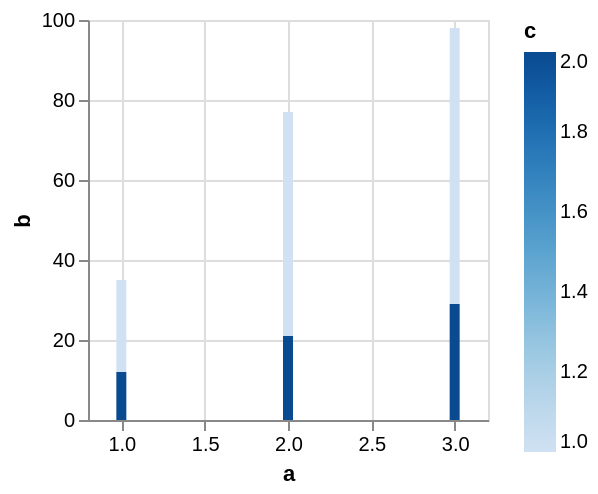

Vega-Lite specification stored for this chart:
### Vega specification from a JSON file in a GitHub repository (floating-point values rounded to 4 significant figures)
{"$schema": "https://vega.github.io/schema/vega/v5.json", "description": "Testing invalid", "background": "white", "padding": 5, "width": 200, "height": 200, "style": "cell", "data": [{"name": "source_0", "values": [{"a": 1, "b": 15, "c": 1}, {"a": 2, "b": 25, "c": 1}, {"a": 3, "b": 20, "c": 1}, {"a": 1, "b": 12, "c": 2}, {"a": 2, "b": 21, "c": 2}, {"a": 3, "b": 29, "c": 2}, {"a": 1, "b": 8, "c": null}, {"a": 2, "b": 31, "c": null}, {"a": 3, "b": 49, "c": null}]}, {"name": "data_0", "source": "source_0", "transform": [{"type": "stack", "groupby": ["a"], "field": "b", "sort": {"field": ["c"], "order": ["descending"]}, "as": ["b_start", "b_end"], "offset": "zero"}]}], "marks": [{"name": "marks", "type": "rect", "style": ["bar"], "from": {"data": "data_0"}, "encode": {"update": {"fill": [{"test": "!isValid(datum[\"c\"]) || !isFinite(+datum[\"c\"])", "signal": "scale('color', inrange(0, domain('color')) ? 0 : domain('color')[0])"}, {"scale": "color", "field": "c"}], "tooltip": {"signal": "{\"a\": !isValid(datum[\"a\"]) || !isFinite(+datum[\"a\"]) ? \"\" + datum[\"a\"] : format(datum[\"a\"], \"\"), \"b\": !isValid(datum[\"b\"]) || !isFinite(+datum[\"b\"]) ? \"\" + datum[\"b\"] : format(datum[\"b\"], \"\"), \"c\": !isValid(datum[\"c\"]) || !isFinite(+datum[\"c\"]) ? \"\" + datum[\"c\"] : format(datum[\"c\"], \"\")}"}, "ariaRoleDescription": {"value": "bar"}, "description": {"signal": "\"a: \" + (!isValid(datum[\"a\"]) || !isFinite(+datum[\"a\"]) ? \"\" + datum[\"a\"] : format(datum[\"a\"], \"\")) + \"; b: \" + (!isValid(datum[\"b\"]) || !isFinite(+datum[\"b\"]) ? \"\" + datum[\"b\"] : format(datum[\"b\"], \"\")) + \"; c: \" + (!isValid(datum[\"c\"]) || !isFinite(+datum[\"c\"]) ? \"\" + datum[\"c\"] : format(datum[\"c\"], \"\"))"}, "xc": [{"test": "!isValid(datum[\"a\"]) || !isFinite(+datum[\"a\"])", "signal": "scale('x', inrange(0, domain('x')) ? 0 : domain('x')[0])"}, {"scale": "x", "field": "a"}], "width": {"value": 5}, "y": {"scale": "y", "field": "b_end"}, "y2": {"scale": "y", "field": "b_start"}}}}], "scales": [{"name": "x", "type": "linear", "domain": {"data": "data_0", "field": "a"}, "range": [0, {"signal": "width"}], "nice": true, "zero": false, "padding": 5}, {"name": "y", "type": "linear", "domain": {"data": "data_0", "fields": ["b_start", "b_end"]}, "range": [{"signal": "height"}, 0], "nice": true, "zero": true}, {"name": "color", "type": "linear", "domain": {"data": "data_0", "field": "c"}, "range": "ramp", "interpolate": "hcl", "zero": false}], "axes": [{"scale": "x", "orient": "bottom", "gridScale": "y", "grid": true, "tickCount": {"signal": "ceil(width/40)"}, "domain": false, "labels": false, "aria": false, "maxExtent": 0, "minExtent": 0, "ticks": false, "zindex": 0}, {"scale": "y", "orient": "left", "gridScale": "x", "grid": true, "tickCount": {"signal": "ceil(height/40)"}, "domain": false, "labels": false, "aria": false, "maxExtent": 0, "minExtent": 0, "ticks": false, "zindex": 0}, {"scale": "x", "orient": "bottom", "grid": false, "title": "a", "labelFlush": true, "labelOverlap": true, "tickCount": {"signal": "ceil(width/40)"}, "zindex": 0}, {"scale": "y", "orient": "left", "grid": false, "title": "b", "labelOverlap": true, "tickCount": {"signal": "ceil(height/40)"}, "zindex": 0}], "legends": [{"fill": "color", "gradientLength": {"signal": "clamp(height, 64, 200)"}, "title": "c"}], "config": {"mark": {"tooltip": true}}}
